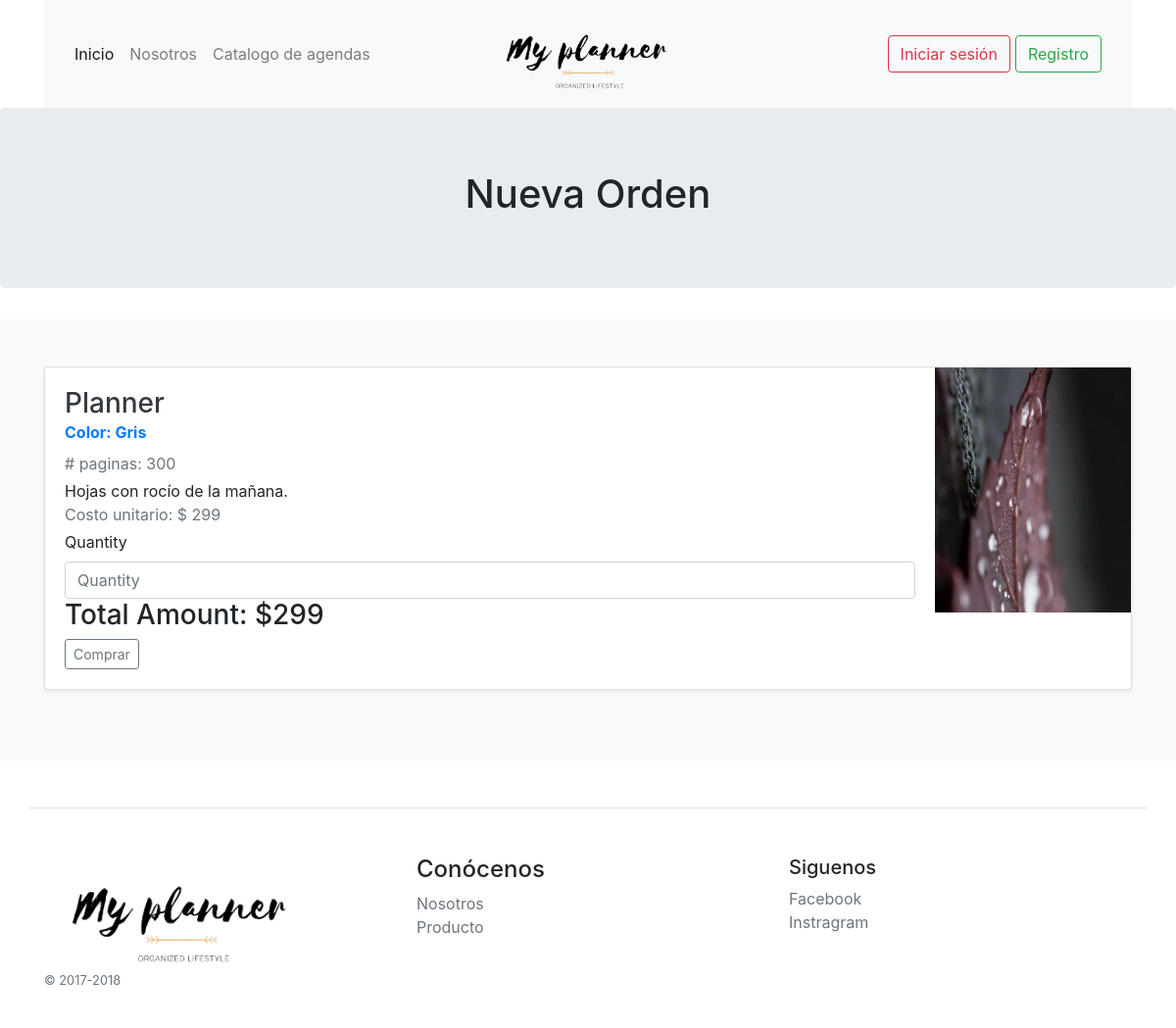
The app's page /actionManager/orders/get_new_order.php?plannerID=1 with its own data.
### tables this page shows
CREATE TABLE `planners` (
  `PlannerID` int(10) UNSIGNED NOT NULL,
  `imagePath` varchar(255) DEFAULT NULL,
  `price` int(11) NOT NULL,
  `description` varchar(1024) NOT NULL,
  `Color` varchar(50) DEFAULT NULL,
  `numOfPages` int(10) UNSIGNED DEFAULT NULL,
  `spiralBind` tinyint(1) NOT NULL
);

### actionManager/orders/get_new_order.php (called while the page is built, shortened)
<?php
    include '../../dataAccess/plannerDAO.php';
    include '../../model/Planner.php';
    $_Planner = get_planner_by_id($_GET['plannerID']);
    $newOrder = new Order($_GET['plannerID'], $_SESSION['UserID']);
    $newOrder->Planner = new Planner($_Planner['PlannerID'], $_Planner['imagePath']);
    $newOrder->Planner->setProps($_Planner['price'], $_Planner['description'],
                                  $_Planner['Color'],$_Planner['numOfPages'],
                                  $_Planner['spiralBind']);
    require('../../new_order.php');
?>

### dataAccess/plannerDAO.php (called while the page is built, shortened)
<?php
function get_planner_by_id($id){
	$db = Database::getConnection();
	try{
		$stmt = $db->prepare("SELECT * FROM planners WHERE PlannerID = ?");
		$stmt->bindParam(1, $id, PDO::PARAM_INT);
		$stmt->execute();
		return $stmt->fetchAll()[0];
	}catch (PDOException $ex){
		echo $ex->getMessage();
		die($ex->getMessage());
	}
}
?>

### model/Planner.php (called while the page is built, shortened)
<?php
	class Planner {
	  public function __construct($planerID, $imagePath) {
		  	$this->imagePath = $imagePath;
    }
		public function setProps($price, $description, $color, $numOfPages, $spiralBind) {
			$this->price = $price;
			$this->description = $description;
			$this->color = $color;
			$this->numOfPages = $numOfPages;
    }
	}
?>

### new_order.php (the view, shortened to what this page needs)
<?php
	require('shared/_header.php');
?>
<main role="main">
	<section class="jumbotron text-center">
		<div class="container">
			<h1 class="jumbotron-heading">Nueva Orden</h1>
		</div>
	</section>
	<div class="album py-5 bg-light">
		<div class="container">
      <div class="card flex-md-row mb-4 shadow-sm h-md-250">
          <div class="card-body d-flex flex-column align-items-start">
            <h3 class="mb-0">
              <a class="text-dark" href="#">Planner</a>
            </h3>
            <strong class="d-inline-block mb-2 text-primary">Color: <?php echo $newOrder->Planner->color; ?></strong>
            <div class="mb-1 text-muted"># paginas: <?php echo $newOrder->Planner->numOfPages; ?></div>
            <p class="card-text mb-auto"><?php echo $newOrder->Planner->description; ?></p>
            <div class="mb-1 text-muted">Costo unitario: $
              <span id="unitCost_planner">
                <?php echo $newOrder->Planner->price; ?>
              </span>
            </div>
            <label for="inputPassword" class="">Quantity</label>
            <input type="text" id="plannerQuantity" name="plannerQuantity" class="form-control" placeholder="Quantity">
            <h3>Total Amount: $<span id="totalAmount"><?php echo $newOrder->Planner->price; ?></span></h3>
            <button type="button" class="btn btn-sm btn-outline-secondary buy-planner" id="confirm_order">Comprar</button>
          </div>
          <img class="card-img-right flex-auto d-none d-lg-block" data-src="holder.js/200x250?theme=thumb" alt="Thumbnail [200x250]" style="width: 200px; height: 250px;"
              src="<?php  echo BASE_URL.$newOrder->Planner->imagePath;?>" data-holder-rendered="true">
      </div>
		</div>
	</div>
</main>
<?php
	require('shared/_global_footer.php');
?>

### records on screen
planners: Color "Gris", numOfPages "300", description "Hojas con rocío de la mañana.", price "299", imagePath (picture)
